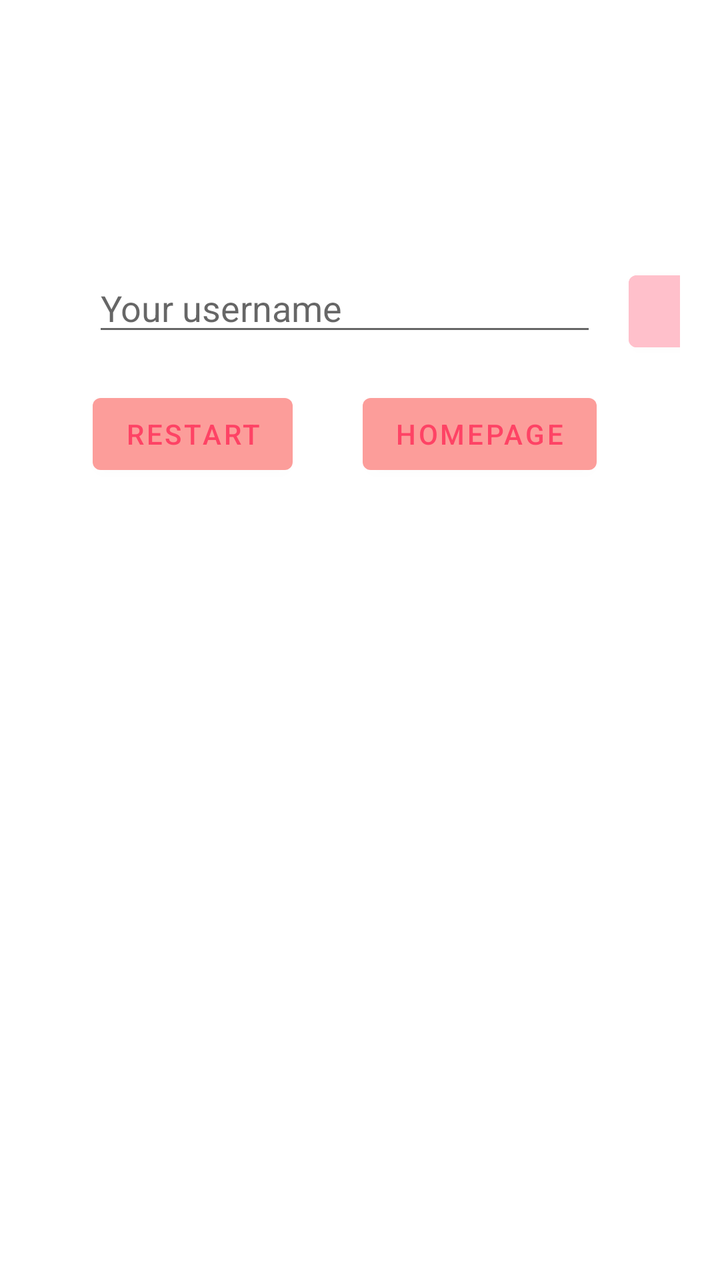
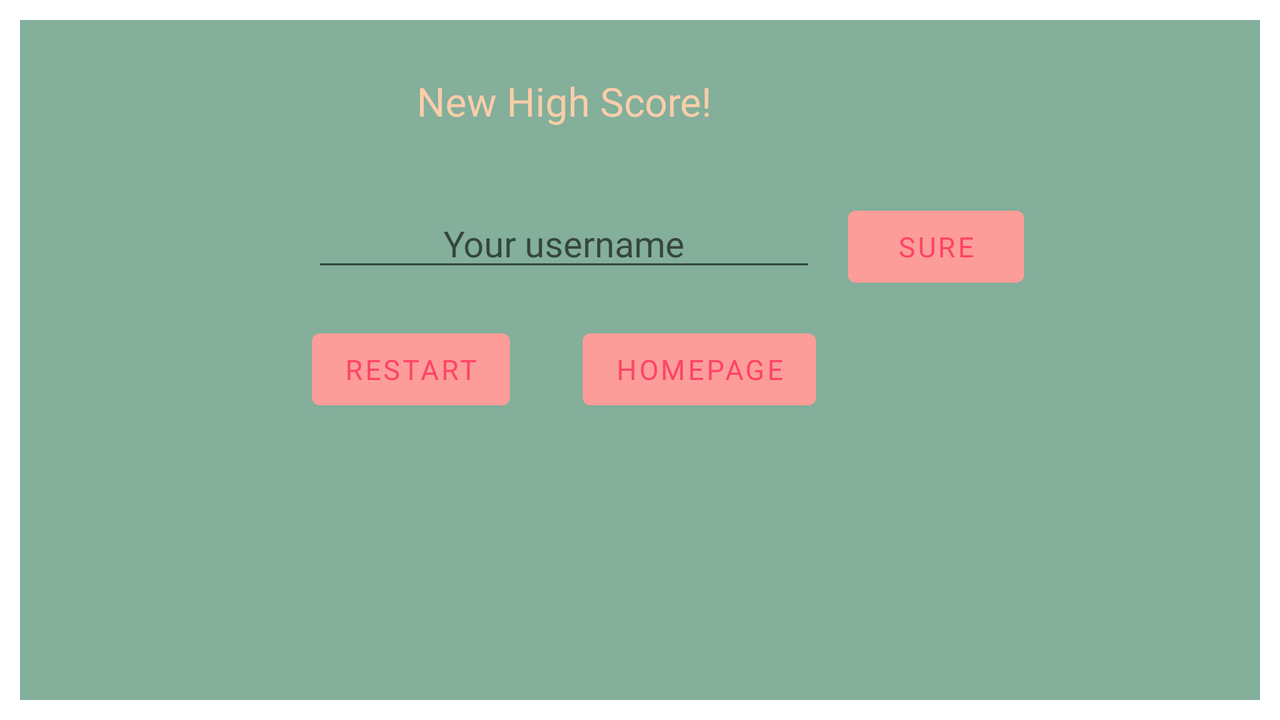

Two renders of one Android screen. The first uses the default layout on a phone; the second uses the alternative layout the repository ships for a different screen configuration, on a matching device. The two XML files are below.
<!-- AndroidManifest.xml: application theme Theme.WatchOutBricks -->
<!-- res/layout/username.xml -->
<?xml version="1.0" encoding="utf-8"?>
<androidx.constraintlayout.widget.ConstraintLayout xmlns:android="http://schemas.android.com/apk/res/android"
    xmlns:app="http://schemas.android.com/apk/res-auto"
    xmlns:tools="http://schemas.android.com/tools"
    android:layout_width="match_parent"
    android:layout_height="match_parent"
    android:layout_margin="10sp"
    android:padding="10sp"
    tools:context=".dialog.RecordDialog">

    <EditText
        android:id="@+id/username"
        android:layout_width="wrap_content"
        android:layout_height="wrap_content"
        android:ems="12"
        android:hint="Your username"
        android:inputType="textPersonName"
        app:layout_constraintBottom_toBottomOf="parent"
        app:layout_constraintEnd_toEndOf="parent"
        app:layout_constraintHorizontal_bias="0.388"
        app:layout_constraintStart_toStartOf="parent"
        app:layout_constraintTop_toTopOf="parent"
        app:layout_constraintVertical_bias="0.2" />

    <Button
        android:id="@+id/sure"
        android:layout_width="wrap_content"
        android:layout_height="wrap_content"
        android:layout_marginStart="16dp"
        android:backgroundTint="@color/shallowRed"
        android:text="Sure"
        app:layout_constraintBottom_toBottomOf="@+id/username"
        app:layout_constraintStart_toEndOf="@+id/username"
        app:layout_constraintTop_toTopOf="@+id/username"
        app:layout_constraintVertical_bias="0.0" />

    <Button
        android:id="@+id/deny"
        android:layout_width="wrap_content"
        android:layout_height="wrap_content"
        android:layout_marginTop="20dp"
        android:text="Restart"
        app:layout_constraintStart_toStartOf="@+id/username"
        app:layout_constraintTop_toBottomOf="@+id/username" />

    <Button
        android:id="@+id/button"
        android:layout_width="wrap_content"
        android:layout_height="wrap_content"
        android:text="Homepage"
        app:layout_constraintBottom_toBottomOf="@+id/deny"
        app:layout_constraintEnd_toEndOf="@+id/username"
        app:layout_constraintTop_toTopOf="@+id/deny" />

</androidx.constraintlayout.widget.ConstraintLayout>
<!-- resources referenced by this layout -->
<resources>
  <color name="shallowRed">#FFC0CB</color>
  <style name="Theme.WatchOutBricks" parent="Theme.MaterialComponents.DayNight.DarkActionBar">
          
          <item name="colorPrimary">@color/match2</item>
          <item name="colorPrimaryVariant">@color/match1</item>
          <item name="colorOnPrimary">@color/match1</item>
          
          <item name="colorSecondary">@color/teal_200</item>
          <item name="colorSecondaryVariant">@color/teal_700</item>
          <item name="colorOnSecondary">@color/match1</item>
          
          <item name="android:statusBarColor" tools:targetApi="l">?attr/colorPrimaryVariant</item>
          
          <item name="windowActionBar">false</item>
          <item name="windowNoTitle">true</item>
          <item name="android:windowTranslucentStatus">true</item>
      </style>
  <color name="match2">#FC9D9A</color>
  <color name="match1">#FE4365</color>
  <color name="teal_200">#FF03DAC5</color>
  <color name="teal_700">#FF018786</color>
</resources>
<!-- res/layout-land/username.xml (the repository's variant of the layout above) -->
<!-- drawn on the phone turned sideways -->
<?xml version="1.0" encoding="utf-8"?>
<androidx.constraintlayout.widget.ConstraintLayout xmlns:android="http://schemas.android.com/apk/res/android"
    xmlns:app="http://schemas.android.com/apk/res-auto"
    xmlns:tools="http://schemas.android.com/tools"
    android:layout_width="match_parent"
    android:layout_height="match_parent"
    android:layout_margin="10sp"
    android:padding="10sp"
    tools:context=".dialog.RecordDialog"
    android:background="@color/match5">

    <TextView
        android:textColor="@color/match3"
        android:fontFamily="@font/font_used"
        android:layout_width="wrap_content"
        android:layout_height="wrap_content"
        android:text="@string/new_high_score"
        android:textSize="20sp"
        app:layout_constraintBottom_toTopOf="@+id/username"
        app:layout_constraintEnd_toEndOf="@+id/username"
        app:layout_constraintHorizontal_bias="0.5"
        app:layout_constraintStart_toStartOf="@+id/username"
        app:layout_constraintTop_toTopOf="parent"
        app:layout_constraintVertical_bias="0.325" />

    <EditText
        android:gravity="center"
        android:textColor="@color/match2"
        android:fontFamily="@font/font_used"
        android:id="@+id/username"
        android:layout_width="wrap_content"
        android:layout_height="wrap_content"
        android:ems="12"
        android:hint="@string/your_username"
        android:inputType="textPersonName"
        app:layout_constraintBottom_toBottomOf="parent"
        app:layout_constraintEnd_toEndOf="parent"
        app:layout_constraintHorizontal_bias="0.391"
        app:layout_constraintStart_toStartOf="parent"
        app:layout_constraintTop_toTopOf="parent"
        app:layout_constraintVertical_bias="0.285" />

    <Button
        android:fontFamily="@font/font_used"
        android:id="@+id/sure"
        android:layout_width="wrap_content"
        android:layout_height="wrap_content"
        android:layout_marginStart="16dp"
        android:backgroundTint="@color/match2"
        android:text="@string/sure"
        app:layout_constraintBottom_toBottomOf="@+id/username"
        app:layout_constraintStart_toEndOf="@+id/username"
        app:layout_constraintTop_toTopOf="@+id/username"
        app:layout_constraintVertical_bias="0.0" />

    <Button
        android:fontFamily="@font/font_used"
        android:id="@+id/deny"
        android:layout_width="wrap_content"
        android:layout_height="wrap_content"
        android:layout_marginTop="20dp"
        android:text="@string/restart"
        app:layout_constraintStart_toStartOf="@+id/username"
        app:layout_constraintTop_toBottomOf="@+id/username" />

    <Button
        android:fontFamily="@font/font_used"
        android:id="@+id/button"
        android:layout_width="wrap_content"
        android:layout_height="wrap_content"
        android:text="@string/homepage"
        app:layout_constraintBottom_toBottomOf="@+id/deny"
        app:layout_constraintEnd_toEndOf="@+id/username"
        app:layout_constraintTop_toTopOf="@+id/deny" />

</androidx.constraintlayout.widget.ConstraintLayout>
<!-- resources referenced by the variant -->
<!-- as the phone turned sideways resolves them -->
<resources>
  <color name="match2">#FC9D9A</color>
  <color name="match3">#F9CDA9</color>
  <color name="match5">#83AF9B</color>
  <string name="homepage">Homepage</string>
  <string name="new_high_score">New High Score!</string>
  <string name="restart">Restart</string>
  <string name="sure">Sure</string>
  <string name="your_username">Your username</string>
  <style name="Theme.WatchOutBricks" parent="Theme.MaterialComponents.DayNight.DarkActionBar">
          
          <item name="colorPrimary">@color/match2</item>
          <item name="colorPrimaryVariant">@color/match1</item>
          <item name="colorOnPrimary">@color/match1</item>
          
          <item name="colorSecondary">@color/teal_200</item>
          <item name="colorSecondaryVariant">@color/teal_700</item>
          <item name="colorOnSecondary">@color/match1</item>
          
          <item name="android:statusBarColor" tools:targetApi="l">?attr/colorPrimaryVariant</item>
          
          <item name="windowActionBar">false</item>
          <item name="windowNoTitle">true</item>
          <item name="android:windowTranslucentStatus">true</item>
      </style>
  <color name="match1">#FE4365</color>
  <color name="teal_200">#FF03DAC5</color>
  <color name="teal_700">#FF018786</color>
</resources>
